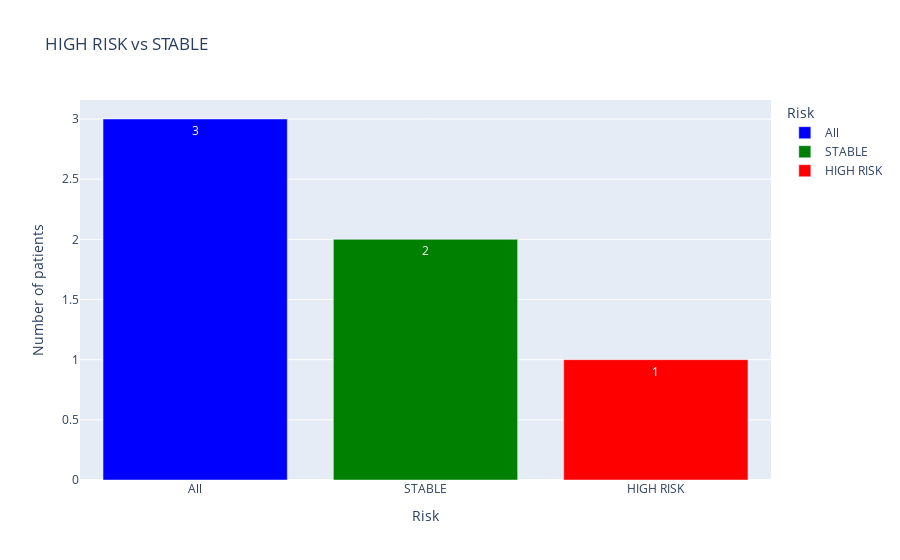

The code cell stored with this chart in its notebook:
### Code cell
import pandas as pd
import plotly.express as px

df = pd.read_csv("trial.csv")

risk_dict = {}
for patient, group in df.groupby('pmtct_mother'):
    if 'Y' in group.iloc[:, 2:].values:
        risk_dict[patient] = "HIGH RISK"
    else:
        risk_dict[patient] = "STABLE"

risk_df = pd.DataFrame.from_dict(risk_dict, orient='index', columns=['Risk'])
grouped = risk_df['Risk'].value_counts().reset_index().rename(columns={'index': 'Risk', 'Risk': 'Number of patients'})
grouped.loc[len(grouped)] = ['All', len(risk_df)]
grouped = grouped.sort_values('Number of patients', ascending=False)

color_dict = {"All": "blue", "STABLE": "green", "HIGH RISK": "red"}
fig = px.bar(grouped, x="Risk", y="Number of patients", text='Number of patients',
             color="Risk", color_discrete_map=color_dict,
             title="HIGH RISK vs STABLE")
fig.show()

### Figure 1 — Plotly figure (JSON) as saved in the notebook; plotly's stock layout.template omitted (floating-point values rounded to 4 significant figures)
{"data": [{"alignmentgroup": "True", "hovertemplate": "Risk=%{x}<br>Number of patients=%{text}<extra></extra>", "legendgroup": "All", "marker": {"color": "blue", "pattern": {"shape": ""}}, "name": "All", "offsetgroup": "All", "orientation": "v", "showlegend": true, "text": [3.0], "textposition": "auto", "x": ["All"], "xaxis": "x", "y": [3], "yaxis": "y", "type": "bar"}, {"alignmentgroup": "True", "hovertemplate": "Risk=%{x}<br>Number of patients=%{text}<extra></extra>", "legendgroup": "STABLE", "marker": {"color": "green", "pattern": {"shape": ""}}, "name": "STABLE", "offsetgroup": "STABLE", "orientation": "v", "showlegend": true, "text": [2.0], "textposition": "auto", "x": ["STABLE"], "xaxis": "x", "y": [2], "yaxis": "y", "type": "bar"}, {"alignmentgroup": "True", "hovertemplate": "Risk=%{x}<br>Number of patients=%{text}<extra></extra>", "legendgroup": "HIGH RISK", "marker": {"color": "red", "pattern": {"shape": ""}}, "name": "HIGH RISK", "offsetgroup": "HIGH RISK", "orientation": "v", "showlegend": true, "text": [1.0], "textposition": "auto", "x": ["HIGH RISK"], "xaxis": "x", "y": [1], "yaxis": "y", "type": "bar"}], "layout": {"xaxis": {"anchor": "y", "domain": [0.0, 1.0], "title": {"text": "Risk"}, "categoryorder": "array", "categoryarray": ["All", "STABLE", "HIGH RISK"]}, "yaxis": {"anchor": "x", "domain": [0.0, 1.0], "title": {"text": "Number of patients"}}, "legend": {"title": {"text": "Risk"}, "tracegroupgap": 0}, "title": {"text": "HIGH RISK vs STABLE"}, "barmode": "relative"}}
